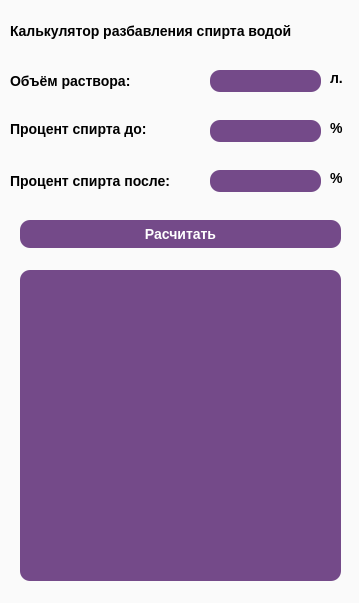
<?xml version="1.0" encoding="UTF-8"?>
<ui version="4.0">
 <class>Dialog</class>
 <widget class="QDialog" name="Dialog">
  <property name="geometry">
   <rect>
    <x>0</x>
    <y>0</y>
    <width>359</width>
    <height>603</height>
   </rect>
  </property>
  <property name="windowTitle">
   <string/>
  </property>
  <widget class="QFrame" name="frame">
   <property name="geometry">
    <rect>
     <x>0</x>
     <y>-10</y>
     <width>361</width>
     <height>641</height>
    </rect>
   </property>
   <property name="styleSheet">
    <string notr="true">background-color: rgba(255, 255, 255, 180);
color: rgb(0, 0, 0);
border-style: outset;
border-widht:2px;
border-radius:10px;
border-color:black;
font:bold 14px;</string>
   </property>
   <property name="frameShape">
    <enum>QFrame::StyledPanel</enum>
   </property>
   <property name="frameShadow">
    <enum>QFrame::Raised</enum>
   </property>
   <widget class="QPushButton" name="pushButton">
    <property name="geometry">
     <rect>
      <x>20</x>
      <y>230</y>
      <width>321</width>
      <height>28</height>
     </rect>
    </property>
    <property name="styleSheet">
     <string notr="true">background-color: rgba(59, 0, 89, 180);
color: rgb(255, 255, 255);
border-style: outset;
border-widht:2px;
border-radius:10px;
border-color:black;
font: 75 11pt &quot;MS Shell Dlg 2&quot;;</string>
    </property>
    <property name="text">
     <string>Расчитать</string>
    </property>
   </widget>
   <widget class="QLabel" name="label">
    <property name="geometry">
     <rect>
      <x>10</x>
      <y>30</y>
      <width>361</width>
      <height>21</height>
     </rect>
    </property>
    <property name="styleSheet">
     <string notr="true">background-color: rgba(85, 170, 127, 0);
font: 75 11pt &quot;MS Shell Dlg 2&quot;;</string>
    </property>
    <property name="text">
     <string>Калькулятор разбавления спирта водой</string>
    </property>
   </widget>
   <widget class="QLabel" name="label_7">
    <property name="geometry">
     <rect>
      <x>330</x>
      <y>180</y>
      <width>21</width>
      <height>16</height>
     </rect>
    </property>
    <property name="styleSheet">
     <string notr="true">background-color: rgba(85, 170, 127, 0);
font: 75 11pt &quot;MS Shell Dlg 2&quot;;</string>
    </property>
    <property name="text">
     <string>%</string>
    </property>
   </widget>
   <widget class="QLabel" name="label_8">
    <property name="geometry">
     <rect>
      <x>330</x>
      <y>130</y>
      <width>21</width>
      <height>16</height>
     </rect>
    </property>
    <property name="styleSheet">
     <string notr="true">background-color: rgba(85, 170, 127, 0);
font: 75 11pt &quot;MS Shell Dlg 2&quot;;</string>
    </property>
    <property name="text">
     <string>%</string>
    </property>
   </widget>
   <widget class="QLabel" name="label_9">
    <property name="geometry">
     <rect>
      <x>330</x>
      <y>80</y>
      <width>21</width>
      <height>16</height>
     </rect>
    </property>
    <property name="styleSheet">
     <string notr="true">background-color: rgba(85, 170, 127, 0);
font: 75 11pt &quot;MS Shell Dlg 2&quot;;</string>
    </property>
    <property name="text">
     <string>л.</string>
    </property>
   </widget>
   <widget class="QLabel" name="label_4">
    <property name="geometry">
     <rect>
      <x>10</x>
      <y>80</y>
      <width>151</width>
      <height>21</height>
     </rect>
    </property>
    <property name="styleSheet">
     <string notr="true">background-color: rgba(85, 170, 127, 0);
font: 75 11pt &quot;MS Shell Dlg 2&quot;;</string>
    </property>
    <property name="text">
     <string>Объём раствора:</string>
    </property>
   </widget>
   <widget class="QLineEdit" name="lineEdit">
    <property name="geometry">
     <rect>
      <x>210</x>
      <y>80</y>
      <width>111</width>
      <height>22</height>
     </rect>
    </property>
    <property name="tabletTracking">
     <bool>true</bool>
    </property>
    <property name="styleSheet">
     <string notr="true">background-color: rgba(59, 0, 89, 180);
color: rgb(255, 255, 255);
border-style: outset;
border-widht:2px;
border-radius:10px;
border-color:black;
font:bold 14px;</string>
    </property>
    <property name="text">
     <string/>
    </property>
    <property name="alignment">
     <set>Qt::AlignCenter</set>
    </property>
   </widget>
   <widget class="QLineEdit" name="lineEdit_2">
    <property name="geometry">
     <rect>
      <x>210</x>
      <y>130</y>
      <width>111</width>
      <height>22</height>
     </rect>
    </property>
    <property name="tabletTracking">
     <bool>true</bool>
    </property>
    <property name="styleSheet">
     <string notr="true">background-color: rgba(59, 0, 89, 180);
color: rgb(255, 255, 255);
border-style: outset;
border-widht:2px;
border-radius:10px;
border-color:black;
font:bold 14px;</string>
    </property>
    <property name="alignment">
     <set>Qt::AlignCenter</set>
    </property>
   </widget>
   <widget class="QLineEdit" name="lineEdit_3">
    <property name="geometry">
     <rect>
      <x>210</x>
      <y>180</y>
      <width>111</width>
      <height>22</height>
     </rect>
    </property>
    <property name="tabletTracking">
     <bool>true</bool>
    </property>
    <property name="styleSheet">
     <string notr="true">background-color: rgba(59, 0, 89, 180);
color: rgb(255, 255, 255);
border-style: outset;
border-widht:2px;
border-radius:10px;
border-color:black;
font:bold 14px;</string>
    </property>
    <property name="alignment">
     <set>Qt::AlignCenter</set>
    </property>
   </widget>
   <widget class="QLabel" name="label_5">
    <property name="geometry">
     <rect>
      <x>10</x>
      <y>128</y>
      <width>171</width>
      <height>21</height>
     </rect>
    </property>
    <property name="styleSheet">
     <string notr="true">background-color: rgba(85, 170, 127, 0);
font: 75 11pt &quot;MS Shell Dlg 2&quot;;</string>
    </property>
    <property name="text">
     <string>Процент спирта до:</string>
    </property>
   </widget>
   <widget class="QLabel" name="label_6">
    <property name="geometry">
     <rect>
      <x>10</x>
      <y>180</y>
      <width>201</width>
      <height>21</height>
     </rect>
    </property>
    <property name="styleSheet">
     <string notr="true">background-color: rgba(85, 170, 127, 0);
font: 75 11pt &quot;MS Shell Dlg 2&quot;;</string>
    </property>
    <property name="text">
     <string>Процент спирта после:</string>
    </property>
   </widget>
   <widget class="QTextBrowser" name="textBrowser">
    <property name="geometry">
     <rect>
      <x>20</x>
      <y>280</y>
      <width>321</width>
      <height>311</height>
     </rect>
    </property>
    <property name="styleSheet">
     <string notr="true">background-color: rgba(59, 0, 89, 180);
color: rgb(255, 255, 255);
border-style: outset;
border-widht:2px;
border-radius:10px;
border-color:black;
font: 75 11pt &quot;MS Shell Dlg 2&quot;;</string>
    </property>
    <property name="html">
     <string>&lt;!DOCTYPE HTML PUBLIC &quot;-//W3C//DTD HTML 4.0//EN&quot; &quot;http://www.w3.org/TR/REC-html40/strict.dtd&quot;&gt;
&lt;html&gt;&lt;head&gt;&lt;meta name=&quot;qrichtext&quot; content=&quot;1&quot; /&gt;&lt;style type=&quot;text/css&quot;&gt;
p, li { white-space: pre-wrap; }
&lt;/style&gt;&lt;/head&gt;&lt;body style=&quot; font-family:'MS Shell Dlg 2'; font-size:11pt; font-weight:72; font-style:normal;&quot;&gt;
&lt;p style=&quot;-qt-paragraph-type:empty; margin-top:0px; margin-bottom:0px; margin-left:0px; margin-right:0px; -qt-block-indent:0; text-indent:0px; font-size:14px; font-weight:600;&quot;&gt;&lt;br /&gt;&lt;/p&gt;&lt;/body&gt;&lt;/html&gt;</string>
    </property>
   </widget>
  </widget>
 </widget>
 <resources/>
 <connections/>
</ui>
